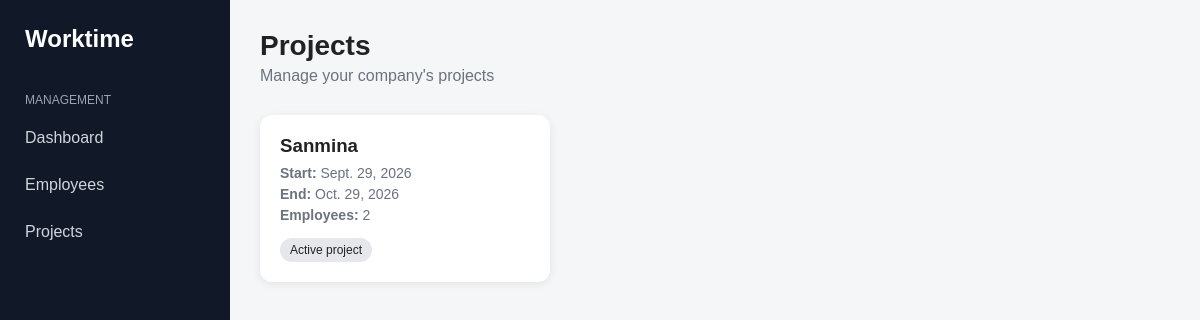
The page /projects/ on the database as committed earlier.
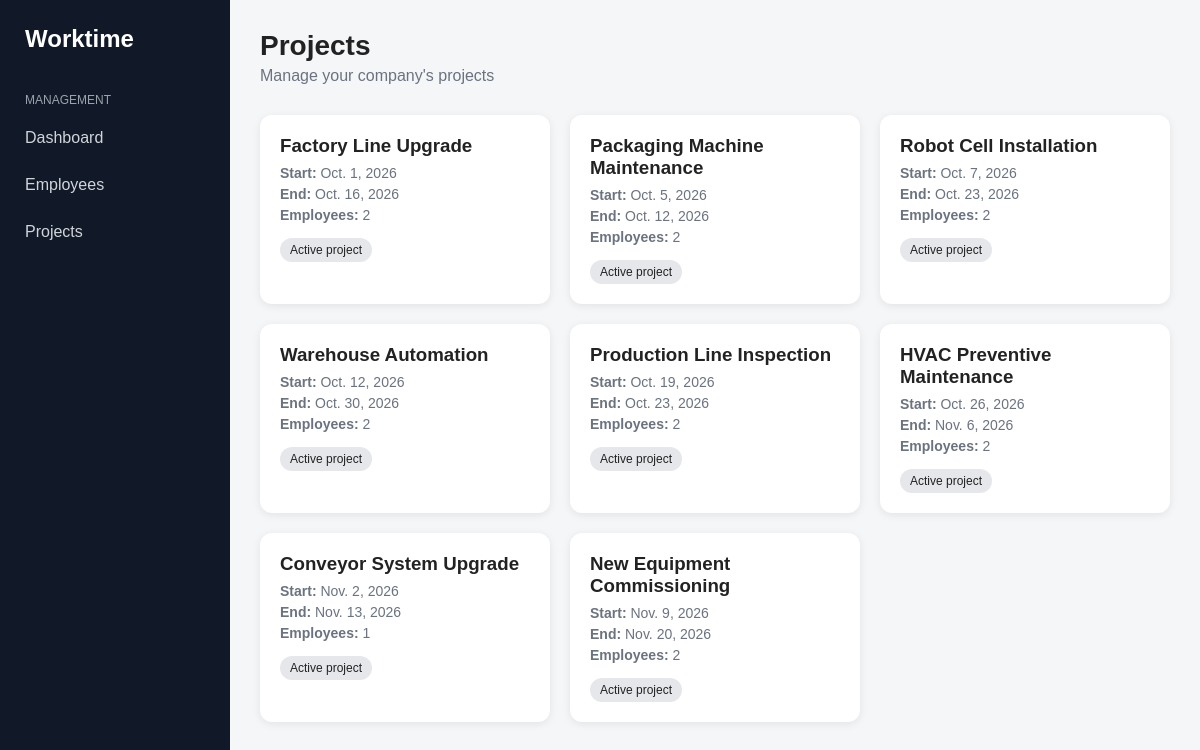
The same page on the database as committed later.
### projects/models.py (models this page shows, shortened)
class Project(models.Model):
    project_name = models.CharField(max_length=100)
    start_date = models.DateField()
    end_date = models.DateField(null=True, blank=True)
    workers = models.ManyToManyField(
        Employee,
        related_name="projects",
        blank=True
    )
    materials = models.TextField()

### projects/views.py (the view)
# urls.py: path("", views.project_list, name="project_list"),
def project_list(request):
    projects = Project.objects.all()
    return render(request, "projects_list.html", {
        "projects": projects
    })

### projects/templates/projects_list.html (shortened to what this page needs)
{% extends "base.html" %}
{% block content %}
<div class="header">
    <h1>Projects</h1>
    <p>Manage your company's projects</p>
</div>
<div class="cards">
    {% for project in projects %}
        <div class="card">
            <h3>{{ project.project_name }}</h3>
            <p>
                <strong>Start:</strong>
                {{ project.start_date }}
            </p>
            <p>
                <strong>End:</strong>
                {{ project.end_date }}
            </p>
            <p>
                <strong>Employees:</strong>
                {{ project.workers.count }}
            </p>
            <span class="badge">
                Active project
            </span>
        </div>
    {% empty %}
        <p>No projects registered.</p>
    {% endfor %}
</div>
{% endblock %}

### app/templates/base.html (shortened to what this page needs)
<!DOCTYPE html>
<html lang="en">
<head>
</head>
<body>
<div class="layout">
    <aside class="sidebar">
        <div class="logo">
            Worktime
        </div>
        <div class="menu-title">
            Management
        </div>
        <nav class="menu">
            <a href="/">Dashboard</a>
            <a href="/employee/">Employees</a>
            <a href="/projects/">Projects</a>
        </nav>
    </aside>
    <main class="main">
        {% block content %}
        {% endblock %}
    </main>
</div>
</body>
</html>

### app/templates/base.html (style rules this page uses)
* { box-sizing: border-box; margin: 0; padding: 0; }
body { font-family: Arial, sans-serif; background: #f4f6f8; color: #222; }
.layout { display: flex; min-height: 100vh; }
.sidebar { width: 230px; background: #111827; color: white; padding: 25px 15px; }
.logo { font-size: 24px; font-weight: bold; margin-bottom: 40px; padding-left: 10px; }
.menu-title { font-size: 12px; color: #9ca3af; margin: 20px 10px 10px; text-transform: uppercase; }
.menu a { display: block; color: #d1d5db; text-decoration: none; padding: 12px 10px; border-radius: 8px; margin-bottom: 5px; }
.main { flex: 1; padding: 30px; }
.header { margin-bottom: 30px; }
.header h1 { font-size: 28px; }
.header p { color: #6b7280; margin-top: 5px; }
.cards { display: grid; grid-template-columns: repeat(auto-fill, minmax(230px, 1fr)); gap: 20px; }
.card { background: white; border-radius: 12px; padding: 20px; box-shadow: 0 2px 8px rgba(0,0,0,0.08); text-decoration: none; color: inherit; transition: 0.2s; }
.card h3 { margin-bottom: 8px; }
.card p { color: #6b7280; font-size: 14px; margin-bottom: 5px; }
.badge { display: inline-block; background: #e5e7eb; padding: 5px 10px; border-radius: 20px; font-size: 12px; margin-top: 10px; }

Rows that differ between the two databases and show on the page:
removed Project: project_name "Sanmina", start_date "Sept. 29, 2026", end_date "Oct. 29, 2026", workers.count "2"
added Project: project_name "Factory Line Upgrade", start_date "Oct. 1, 2026", end_date "Oct. 16, 2026", workers.count "2"
added Project: project_name "Packaging Machine Maintenance", start_date "Oct. 5, 2026", end_date "Oct. 12, 2026", workers.count "2"
added Project: project_name "Robot Cell Installation", start_date "Oct. 7, 2026", end_date "Oct. 23, 2026", workers.count "2"
added Project: project_name "Warehouse Automation", start_date "Oct. 12, 2026", end_date "Oct. 30, 2026", workers.count "2"
added Project: project_name "Production Line Inspection", start_date "Oct. 19, 2026", end_date "Oct. 23, 2026", workers.count "2"
added Project: project_name "HVAC Preventive Maintenance", start_date "Oct. 26, 2026", end_date "Nov. 6, 2026", workers.count "2"
added Project: project_name "Conveyor System Upgrade", start_date "Nov. 2, 2026", end_date "Nov. 13, 2026", workers.count "1"
added Project: project_name "New Equipment Commissioning", start_date "Nov. 9, 2026", end_date "Nov. 20, 2026", workers.count "2"
